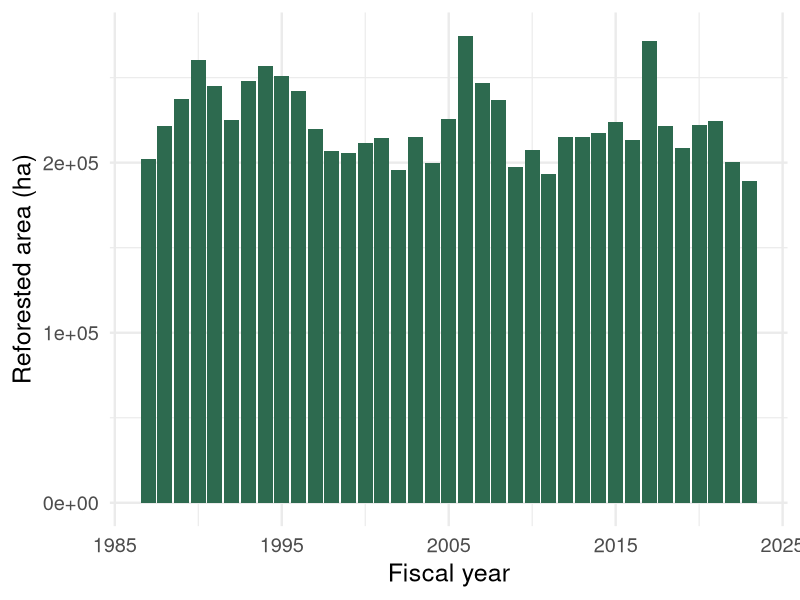

Recreate this plot in R.
## ---- chunk 1
#| include: false
library(tidyverse)
library(here)
library(knitr)
## ---- chunk 2
#| echo: false
#| fig.width: 8
#| fig.height: 4.5
#| fig-alt: "Bar chart of BC reforested area in hectares by fiscal year, used as a slide figure."
library(tidyverse)
library(readxl)
library(here)

bc <- read_excel(here("data", "bc_disturbance_reforestation.xlsx"),
                 sheet = "Data")

ggplot(bc, aes(x = Fiscal_Year, y = Reforestation_ha)) +
  geom_col(fill = "#2D6A4F") +
  labs(title = NULL,
       x = "Fiscal year", y = "Reforested area (ha)") +
  theme_minimal(base_size = 18)
